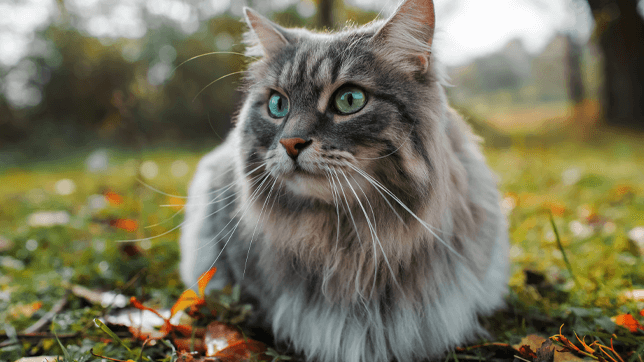
#> input picture cat.webp, 644 x 362 px
$ jupyter execute hm5.ipynb
#> lines starting #> are read from the running program, lines starting #| are printed output that depends on the picture; long printed decimals are rounded
# Prac 05

In this homework you are going to implement the **Floyd-Steinberg dithering** algorithm. Dithering, in general, means that we are adding noise to the signal (in our case digital image) in order to perceive it better. In other words, by adding the noise the objective quality will be worse but the subjective quality will be better (i.e. the image will "look" better).

The details of FS dithering can be found in this [wiki](https://en.wikipedia.org/wiki/Floyd%E2%80%93Steinberg_dithering) page. In order to implement the dithering, we will implement the following steps:
* Define colour pallette
* Quantize the image to obtain the baseline and compute the average quantization error
* Implement FS dithering and compute the average quantization error

You will also have to answer the question at the end of this notebook.

Note: In this homework, you will have the chance to earn some extra points. See the "Bonus" section at the end of the notebook. Good luck!

As always, you are encouraged to use your own images :-)

[cell 1]
import cv2
import math
import numpy as np
from matplotlib import pyplot as plt
plt.rcParams['figure.figsize'] = [15, 10]

Let's load the image.

[cell 2]
# Load image
img = cv2.imread('../cat.webp')
#> img is the input picture: shape (362, 644, 3); mean B, G, R 90.5, 115, 118.5
# Convert it to RGB
img = cv2.cvtColor(img, cv2.COLOR_BGR2RGB)
# Plot it
plt.imshow(img), plt.axis('off')

Let's start with gray tones first.

[cell 3]
# Black, dark gray, light gray, white
colors = np.array([[0, 0, 0],
                   [64, 64, 64],
                   [192, 192, 192],
                   [255, 255, 255]])

Using the colour pallette, let's quantize the original image.

[cell 4]
# Cast the image to float
img = img.astype(np.float32)

# Prepare for quantization
rows, cols, channels = img.shape
#> rows = 362; cols = 644; channels = 3
quantized = np.zeros_like(img)

# Apply quantization
for r in range(rows):
    for c in range(cols):
        # Extract the original pixel value
        pixel = img[r, c, :]

        # Find the closest colour from the pallette (using absolute value/Euclidean distance)
        # Note: You may need more than one line of code here
        distance = np.linalg.norm(colors - pixel, axis=1)
        new_pixel = colors[np.argmin(distance)]

        # Apply quantization
        quantized[r, c, :] = new_pixel
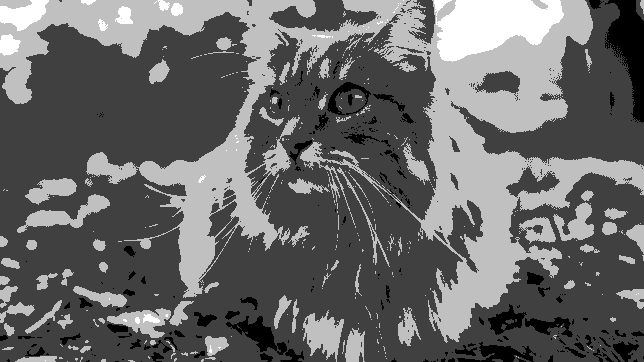
#> quantized: shape (362, 644, 3) float32; min 0, max 255, mean 105.6

[cell 5]
# Show quantized image (don't forget to cast back to uint8)
plt.imshow(quantized.astype(np.uint8)), plt.axis('off')

[cell 6]
# Compute average quantization error
avg_quant_error = np.mean(np.abs(img - quantized))
#> avg_quant_error = 32.91
print(avg_quant_error)
#| 32.914

#### Floyd-Steinberg Dithering
We are now going to implement the FS dithering and compare it to the optimally quantized image we have calculated above.

[cell 7]
# Make a temporal copy of the original image, we will need it for error diffusion
img_tmp = np.copy(img)
dithering = np.zeros_like(img)

for r in range(1, rows-1):
    for c in range(1, cols-1):
        # Extract the original pixel value
        pixel = img_tmp[r, c, :]
        # Find the closest colour from the pallette (using absolute value/Euclidean distance)
        # Note: You may need more than one line of code here
        distance = np.linalg.norm(colors - pixel, axis=1)
        new_pixel = colors[np.argmin(distance)]

        # Compute quantization error
        quant_error = pixel - new_pixel

        # Diffuse the quantization error accroding to the FS diffusion matrix
        # Note: You may need more than one line of code here
        img_tmp[r+1, c, :] += quant_error * 7/16
        img_tmp[r-1, c+1, :] += quant_error * 3/16
        img_tmp[r, c+1, :] += quant_error * 5/16
        img_tmp[r+1, c+1, :] += quant_error * 1/16

        # Apply dithering
        dithering[r, c, :] = new_pixel
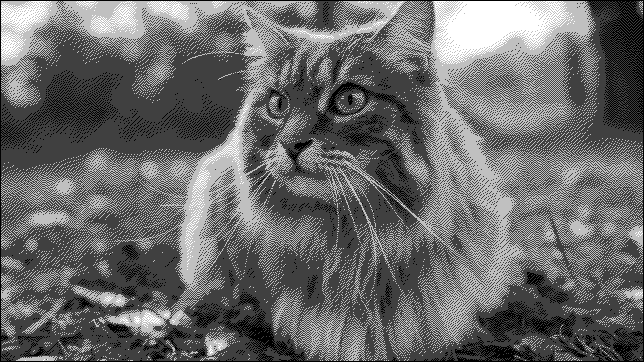
#> dithering: shape (362, 644, 3) float32; min 0, max 255, mean 106.4
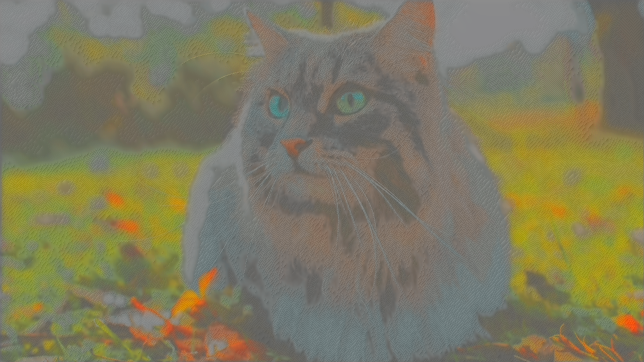
#> img_tmp: shape (362, 644, 3) float32; mean R, G, B 176.8, 155.1, 1.8; drawn with min black and max white

[cell 8]
# Show quantized image (don't forget to cast back to uint8)
plt.subplot(121), plt.imshow(quantized.astype(np.uint8)), plt.axis('off'), plt.title('Optimally Quantized')
plt.subplot(122), plt.imshow(dithering.astype(np.uint8)), plt.axis('off'), plt.title('Dithering')
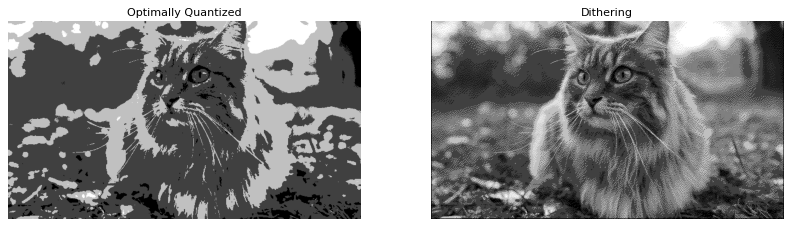
#> figure drawn by matplotlib, 2 panels

[cell 9]
# Compute average quantization error for dithered image
avg_dith_error = np.mean(np.abs(img - dithering))
#> avg_dith_error = 40.14
print(avg_dith_error)
#| 40.140

### Questions
* Which image has higher quantization error? Optimally quantized or dithered?
* Which image looks better to you?
* Can you repeat the same process using only two colours: black and white? Show me :-)

### Bonus Points

Repeat the homework using a diffrerent image pallette. For instance, you can use an optimal colour
pallette that we can calculate via k-means algorithm. The following snippet of code will give you the 16
optimal colours for your original image.

[cell 10]
from sklearn.cluster import KMeans
kmeans = KMeans(n_clusters=16).fit(np.reshape(img, (-1, 1)))
colors = kmeans.cluster_centers_
#> colors = [111.4, 167.1, 59.66, 224.8, 25.61, 136.2, 85.85, 181.8, 44.89, 124.3, 156.5, 201.3, 249.1, 97.89, 146.6, 73.31]

[cell 11]
img = img.astype(np.float32)

rows, cols, channels = img.shape
quantized = np.zeros_like(img)

for r in range(rows):
    for c in range(cols):
        pixel = img[r, c, :]
        distance = np.linalg.norm(colors - pixel, axis=1)
        new_pixel = colors[np.argmin(distance)]
        quantized[r, c, :] = new_pixel
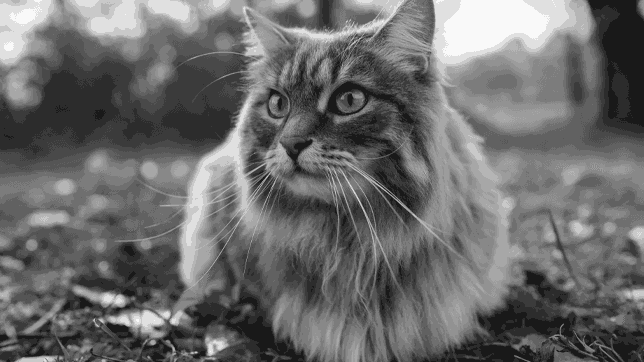
#> quantized: shape (362, 644, 3) float32; min 25.61, max 249.1, mean 108.3

plt.imshow(quantized.astype(np.uint8)), plt.axis('off')

[cell 12]
avg_quant_error = np.mean(np.abs(img - quantized))
#> avg_quant_error = 13.89
print(avg_quant_error)
#| 13.885

[cell 13]
img_tmp = np.copy(img)
dithering = np.zeros_like(img)

for r in range(1, rows-1):
    for c in range(1, cols-1):
        pixel = img_tmp[r, c, :]
        distance = np.linalg.norm(colors - pixel, axis=1)
        new_pixel = colors[np.argmin(distance)]
        quant_error = pixel - new_pixel
        img_tmp[r+1, c, :] += quant_error * 7/16
        img_tmp[r-1, c+1, :] += quant_error * 3/16
        img_tmp[r, c+1, :] += quant_error * 5/16
        img_tmp[r+1, c+1, :] += quant_error * 1/16

        dithering[r, c, :] = new_pixel

plt.subplot(121), plt.imshow(quantized.astype(np.uint8)), plt.axis('off'), plt.title('K-means Quantized')
plt.subplot(122), plt.imshow(dithering.astype(np.uint8)), plt.axis('off'), plt.title('Dithering with K-means Palette')
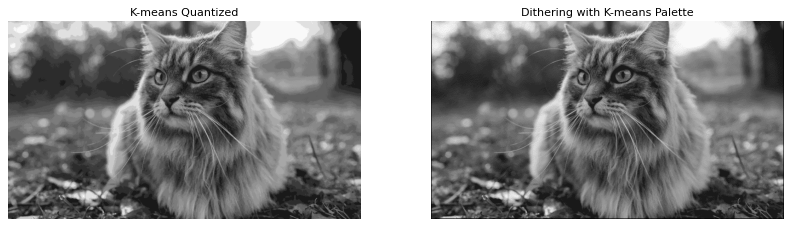
#> figure drawn by matplotlib, 2 panels

[cell 14]
avg_dith_error = np.mean(np.abs(img - dithering))
#> avg_dith_error = 15.03
print(avg_dith_error)
#| 15.029

$ run again, with autobahn.webp copied over cat.webp
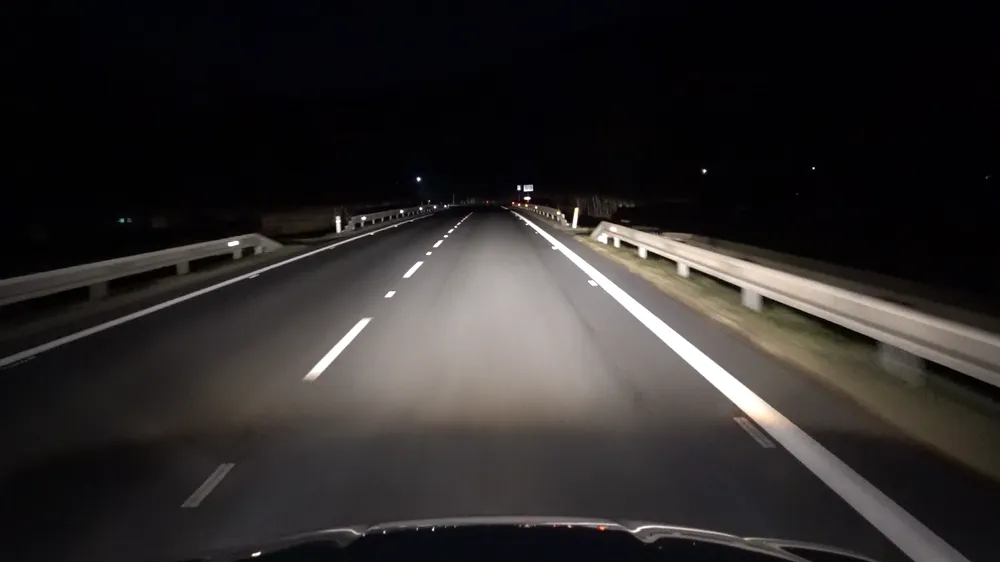
#> input picture autobahn.webp, 1000 x 562 px, shrunk from 1920 x 1080 before the run
#> img is the input picture: shape (562, 1000, 3); mean B, G, R 40.6, 41.3, 44.4
#> after the loop `for r in range(rows):`:
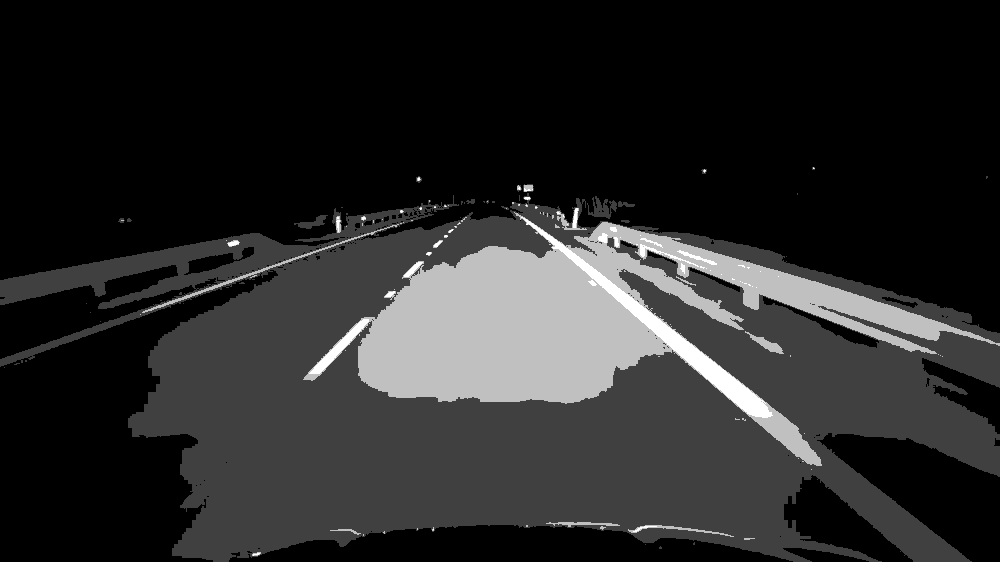
#> quantized: shape (562, 1000, 3) float32; min 0, max 255, mean 40
#> `avg_quant_error = np.mean(np.abs(img - quantized))`: avg_quant_error = 14.37
#| 14.367
#> `avg_dith_error = np.mean(np.abs(img - dithering))`: avg_dith_error = 17.94
#| 17.944
#> colors = [158.4, 2.26, 64.32, 112.7, 219, 38.76, 25.08, 80.29, 144.7, 129.5, 51.78, 192.1, 96.53, 12.24, 252.2, 172.8]
#> `avg_quant_error = np.mean(np.abs(img - quantized))`: avg_quant_error = 3.48
#| 3.480
#> `[cell 13] img_tmp = np.copy(img) dithering = np.zeros_like(img)  for r..`:
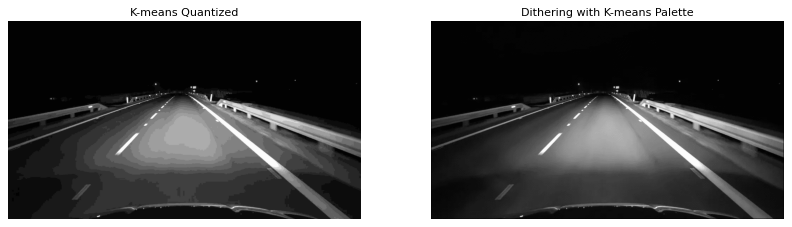
#> figure drawn by matplotlib, 2 panels
#> `avg_dith_error = np.mean(np.abs(img - dithering))`: avg_dith_error = 4.02
#| 4.017

$ run again, with grass.webp copied over cat.webp
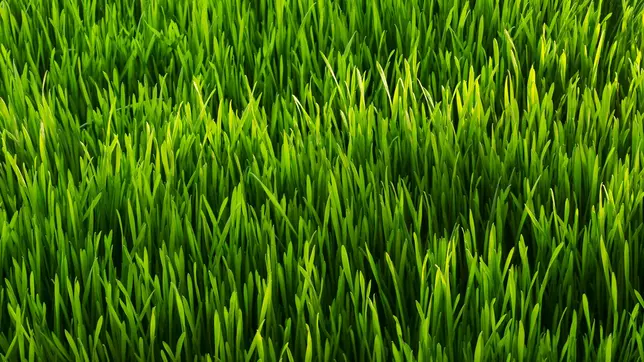
#> input picture grass.webp, 644 x 362 px
#> img is the input picture: shape (362, 644, 3); mean B, G, R 10.4, 108.3, 62.2
#> `avg_quant_error = np.mean(np.abs(img - quantized))`: avg_quant_error = 40.99
#| 40.989
#> `avg_dith_error = np.mean(np.abs(img - dithering))`: avg_dith_error = 43.6
#| 43.604
#> colors = [23.83, 120.9, 61.93, 189.7, 1.36, 96.96, 149.6, 48.32, 218.1, 168.1, 12.76, 85.94, 108.4, 74.47, 134.3, 35.32]
#> after the loop `for r in range(rows):`:
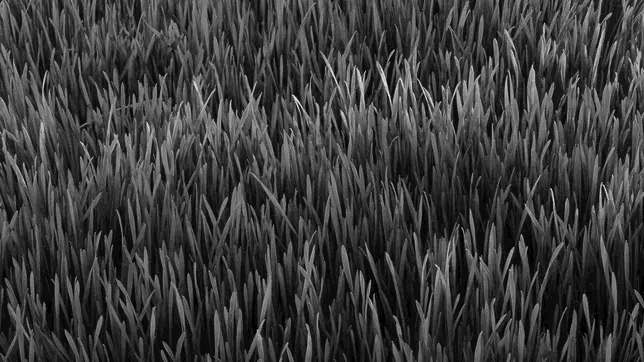
#> quantized: shape (362, 644, 3) float32; min 1.36, max 218.1, mean 60.4
#> `avg_quant_error = np.mean(np.abs(img - quantized))`: avg_quant_error = 35.51
#| 35.513
#> `[cell 13] img_tmp = np.copy(img) dithering = np.zeros_like(img)  for r..`:
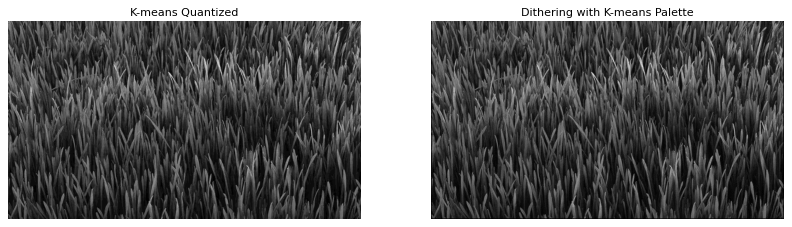
#> figure drawn by matplotlib, 2 panels
#> `avg_dith_error = np.mean(np.abs(img - dithering))`: avg_dith_error = 35.76
#| 35.759
